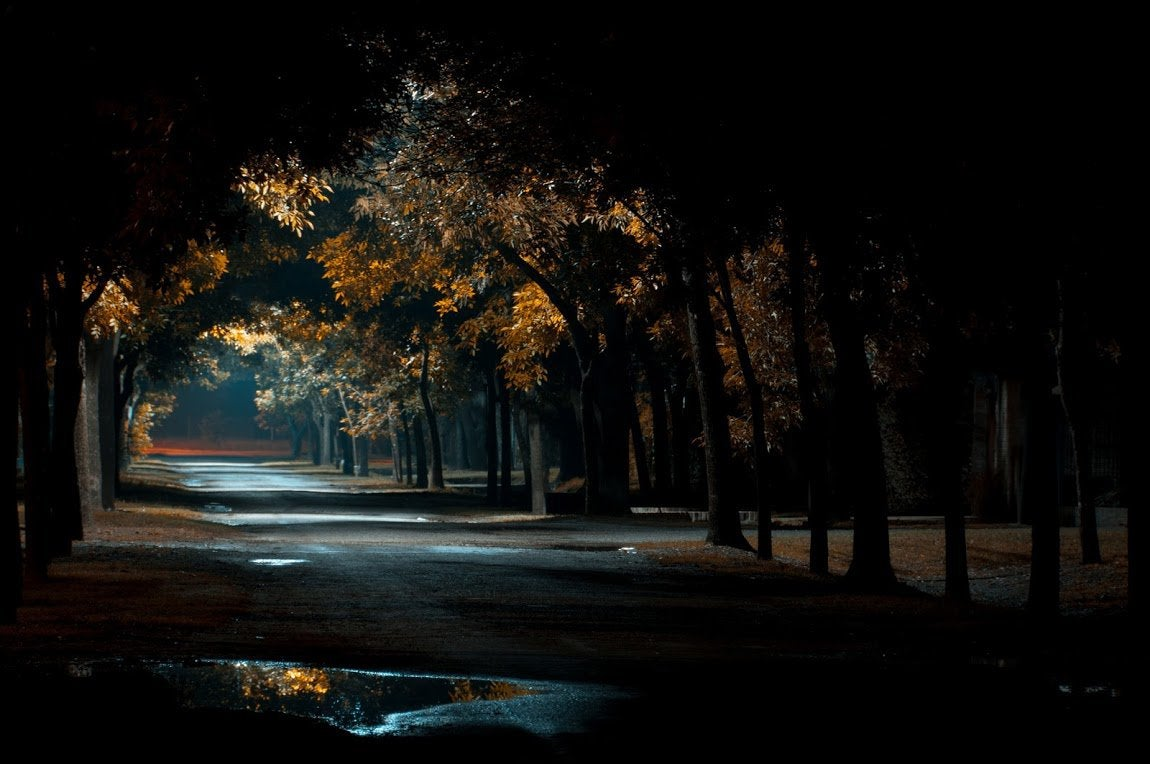
#> input picture Labs/lab2-Intensity Transformations/images/shadow road.jpg, 1150 x 764 px, found by its file name; its folder holds only this picture in this run
$ python exposure.py
#> lines starting #> are read from the running program, lines starting #| are printed output that depends on the picture
### Labs/lab2-Intensity Transformations/utils.py
import numpy as np
import matplotlib.pyplot as plt
import os
import matplotlib.image as mpimg
import pandas as pd
from skimage import exposure
from skimage import img_as_float

# [15 lines left out: functions array_to_excel, integral_image, not called in this run]

def region_sums(image,reg_rows,reg_cols):
    S = integral_image(image)
    return S[reg_rows:,reg_cols:] - S[reg_rows:,:-reg_cols] - S[:-reg_rows,reg_cols:] + S[:-reg_rows,:-reg_cols]

# [11 lines left out: function show_image, not called in this run]

def show_images(images,titles=None,fig_title='', save_im=False,filename=None):
    if titles==None:
        titles = ['' for i in range(len(images))]
    # Display image in new window
    fig, ax = plt.subplots(1,len(images),figsize=(12, 4))
    for i in range(len(images)):
        ax[i].imshow(images[i],cmap='gray')
        ax[i].axis('off')
        ax[i].set_title(titles[i])
    fig.suptitle(fig_title, fontsize=16)
    if save_im:
        if filename==None:
            filename='show_images'
        fig.savefig(filename+'.jpg',bbox_inches='tight', pad_inches=0.1)
    return fig, ax

def color_index(image,index):
    return 3*image[:,:,index] - np.sum(image,axis=2)

def subsample(image,r,c):
    return image[::r,::c]

def gray_level(image):
    gray_conv = np.array([0.2989,0.5870,0.1140]).reshape(1,1,3)
    return np.sum(image*gray_conv,axis=2)

def negative_gray_level(image):
    return 1 - gray_level(image)

# [13 lines left out: functions vert_edges, hor_edges, not called in this run]

def mirror(image):
    return image[:,::-1]

def upside_down(image):
    return image[::-1]

# [25 lines left out: functions make_box, brightest_region, plot_img, not called in this run]

### Labs/lab2-Intensity Transformations/exposure.py
'''

skimage.exposure.adjust_gamma(image[, …])

Performs Gamma Correction on the input image.

skimage.exposure.adjust_log(image[, gain, inv])

Performs Logarithmic correction on the input image.

skimage.exposure.adjust_sigmoid(image[, …])

Performs Sigmoid Correction on the input image.

skimage.exposure.cumulative_distribution(image)

Return cumulative distribution function (cdf) for the given image.

skimage.exposure.equalize_adapthist(image[, …])

Contrast Limited Adaptive Histogram Equalization (CLAHE).

skimage.exposure.equalize_hist(image[, …])

Return image after histogram equalization.

skimage.exposure.histogram(image[, nbins, …])

Return histogram of image.

skimage.exposure.is_low_contrast(image[, …])

Determine if an image is low contrast.

skimage.exposure.match_histograms(image, …)

Adjust an image so that its cumulative histogram matches that of another.

skimage.exposure.rescale_intensity(image[, …])

Return image after stretching or shrinking its intensity levels.


'''
import os
import matplotlib
import matplotlib.pyplot as plt
import numpy as np
import utils
import matplotlib.image as mpimg

from skimage import data, img_as_float
from skimage import exposure


matplotlib.rcParams['font.size'] = 8


def plot_img_and_hist(image, axes, bins=256):
    """Plot an image along with its histogram and cumulative histogram.

    """
    image = img_as_float(image)
    ax_img, ax_hist = axes
    ax_cdf = ax_hist.twinx()

    # Display image
    ax_img.imshow(image, cmap=plt.cm.gray)
    ax_img.set_axis_off()

    # Display histogram
    ax_hist.hist(image.ravel(), bins=bins, histtype='step', color='black')
    ax_hist.ticklabel_format(axis='y', style='scientific', scilimits=(0, 0))
    ax_hist.set_xlabel('Pixel intensity')
    ax_hist.set_xlim(0, 1)
    ax_hist.set_yticks([])

    # Display cumulative distribution
    img_cdf, bins = exposure.cumulative_distribution(image, bins)
    ax_cdf.plot(bins, img_cdf, 'r')
    ax_cdf.set_yticks([])

    return ax_img, ax_hist, ax_cdf

if __name__ == "__main__":
    plt.close("all")

    image_dir = '.\\images\\'
    image_files = os.listdir(image_dir)

    for image_file in image_files[:]:

        img = mpimg.imread(image_dir+image_file)
#> img is the input picture: shape (764, 1150, 3); mean R, G, B 17.1, 16.7, 14.3

        g_img,t  = [],[]
        for g in [0.5,1,1.5]:
            g_img.append(exposure.adjust_gamma(img,gamma=g))
            t.append('gamma = '+str(g))
#> after the loop, g_img = 3 items; t = ['gamma = 0.5', 'gamma = 1', 'gamma = 1.5']

        utils.show_images(g_img, titles=t, fig_title='Gamma adjustment')
#> the loop in show_images, `for i in range(len(images)):` made 3 passes


        g_img,t  = [],[]
        for g in [0.5,1,1.5]:
            g_img.append(exposure.adjust_log(img,gain=g))
            t.append('gain = '+str(g))
#> after the loop, t = ['gain = 0.5', 'gain = 1', 'gain = 1.5']

        utils.show_images(g_img, titles=t,fig_title='log adjustment')
#> the loop in show_images (call 2), `for i in range(len(images)):` made 3 passes

        g_img,t  = [],[]
        for g in range(4,13,2):
            t.append('gain = '+str(g))
            g_img.append(exposure.adjust_sigmoid(img,gain=g))
#> after the loop, g_img = 5 items; t = ['gain = 4', 'gain = 6', 'gain = 8', 'gain = 10', 'gain = 12']

        utils.show_images(g_img, titles=t, fig_title='sigmoid adjustment')
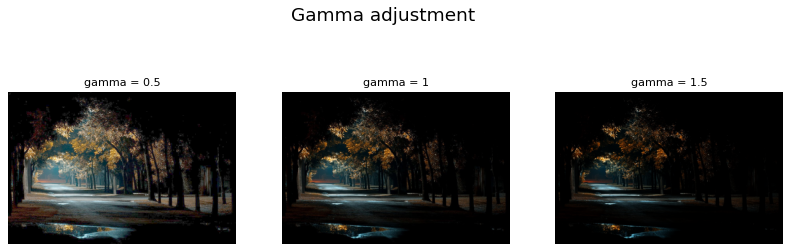
#> figure drawn by matplotlib, 3 panels
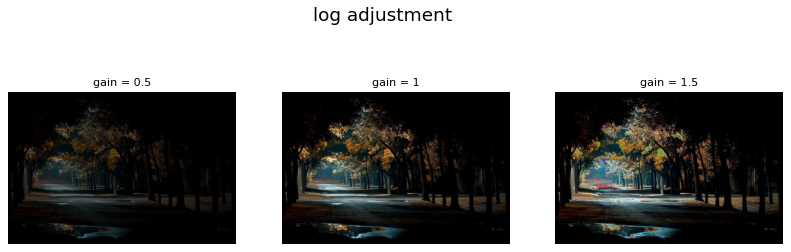
#> figure drawn by matplotlib, 3 panels
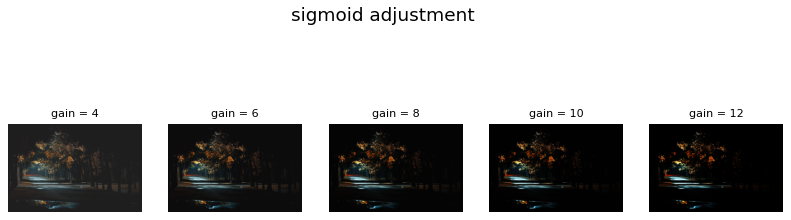
#> figure drawn by matplotlib, 5 panels

$ run again, on Labs/lab2-Intensity Transformations/images/trailcam2.jpg
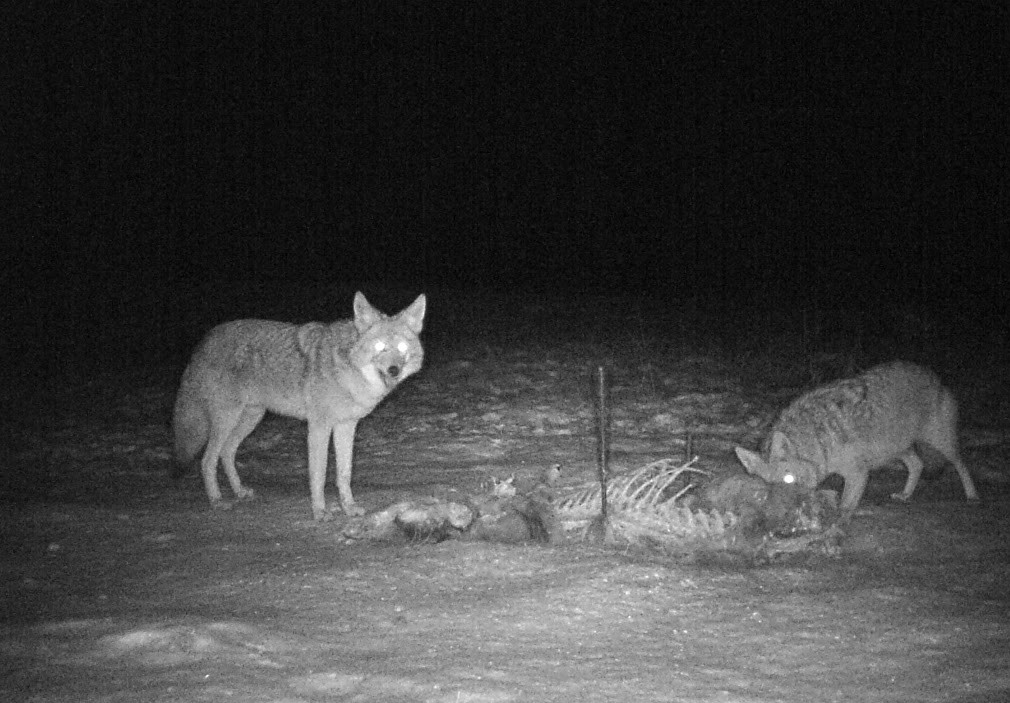
#> input picture Labs/lab2-Intensity Transformations/images/trailcam2.jpg, 1010 x 703 px, found by its file name
#> img is the input picture: shape (703, 1010, 3); min 0, max 255, mean 60.9
#> after the loop `for g in [0.5,1,1.5]:`: g_img = 3 items; t = ['gamma = 0.5', 'gamma = 1', 'gamma = 1.5']
#> the loop in show_images, `for i in range(len(images)):` made 3 passes
#> after the loop `for g in [0.5,1,1.5]:`: t = ['gain = 0.5', 'gain = 1', 'gain = 1.5']
#> the loop in show_images (call 2), `for i in range(len(images)):` made 3 passes
#> after the loop `for g in range(4,13,2):`: g_img = 5 items; t = ['gain = 4', 'gain = 6', 'gain = 8', 'gain = 10', 'gain = 12']
#> `utils.show_images(g_img, titles=t, fig_title='sigmoid adjustment')`:
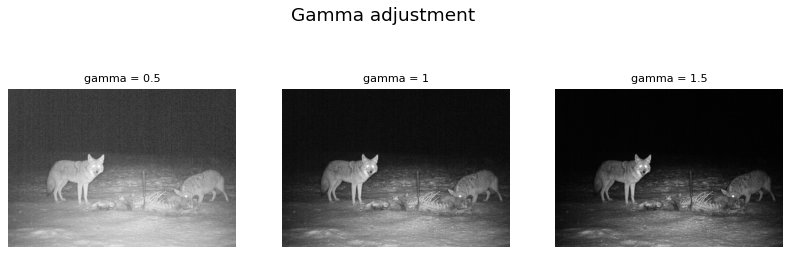
#> figure drawn by matplotlib, 3 panels
#> `utils.show_images(g_img, titles=t, fig_title='sigmoid adjustment')`:
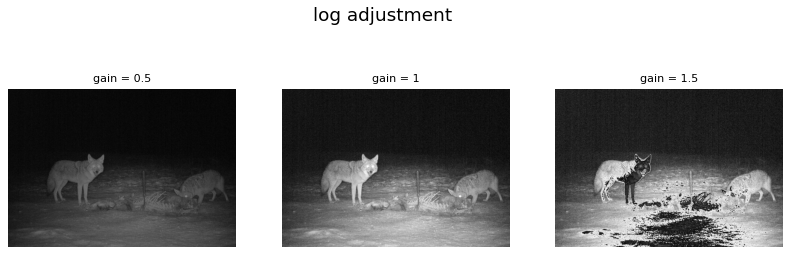
#> figure drawn by matplotlib, 3 panels
